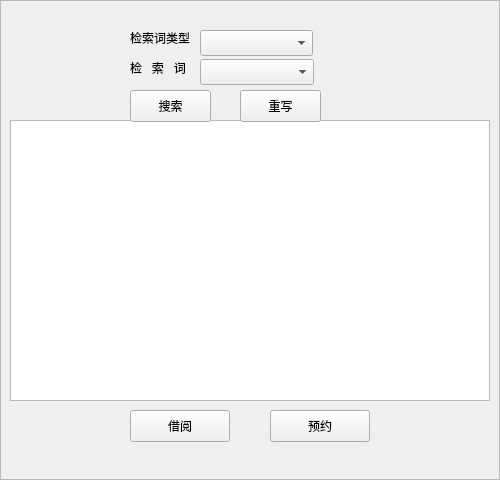
<?xml version="1.0" encoding="UTF-8"?>
<ui version="4.0">
 <class>SearchingBoard</class>
 <widget class="QFrame" name="SearchingBoard">
  <property name="geometry">
   <rect>
    <x>0</x>
    <y>0</y>
    <width>500</width>
    <height>480</height>
   </rect>
  </property>
  <property name="windowTitle">
   <string>Frame</string>
  </property>
  <property name="frameShape">
   <enum>QFrame::StyledPanel</enum>
  </property>
  <property name="frameShadow">
   <enum>QFrame::Raised</enum>
  </property>
  <widget class="QTableView" name="tableView">
   <property name="geometry">
    <rect>
     <x>10</x>
     <y>120</y>
     <width>480</width>
     <height>281</height>
    </rect>
   </property>
   <property name="autoFillBackground">
    <bool>true</bool>
   </property>
  </widget>
  <widget class="QLabel" name="label">
   <property name="geometry">
    <rect>
     <x>130</x>
     <y>30</y>
     <width>71</width>
     <height>16</height>
    </rect>
   </property>
   <property name="text">
    <string>检索词类型</string>
   </property>
  </widget>
  <widget class="QLabel" name="label_2">
   <property name="geometry">
    <rect>
     <x>130</x>
     <y>60</y>
     <width>71</width>
     <height>16</height>
    </rect>
   </property>
   <property name="text">
    <string>检   索   词</string>
   </property>
  </widget>
  <widget class="QLineEdit" name="tv_search">
   <property name="geometry">
    <rect>
     <x>200</x>
     <y>60</y>
     <width>113</width>
     <height>21</height>
    </rect>
   </property>
  </widget>
  <widget class="QComboBox" name="comboBox">
   <property name="geometry">
    <rect>
     <x>200</x>
     <y>30</y>
     <width>113</width>
     <height>26</height>
    </rect>
   </property>
  </widget>
  <widget class="QPushButton" name="btn_search">
   <property name="geometry">
    <rect>
     <x>130</x>
     <y>90</y>
     <width>81</width>
     <height>32</height>
    </rect>
   </property>
   <property name="text">
    <string>搜索</string>
   </property>
  </widget>
  <widget class="QPushButton" name="btn_rewrite">
   <property name="geometry">
    <rect>
     <x>240</x>
     <y>90</y>
     <width>81</width>
     <height>32</height>
    </rect>
   </property>
   <property name="text">
    <string>重写</string>
   </property>
  </widget>
  <widget class="QPushButton" name="btn_borrow">
   <property name="geometry">
    <rect>
     <x>130</x>
     <y>410</y>
     <width>100</width>
     <height>32</height>
    </rect>
   </property>
   <property name="text">
    <string>借阅</string>
   </property>
  </widget>
  <widget class="QPushButton" name="btn_subscribe">
   <property name="geometry">
    <rect>
     <x>270</x>
     <y>410</y>
     <width>100</width>
     <height>32</height>
    </rect>
   </property>
   <property name="text">
    <string>预约</string>
   </property>
  </widget>
  <widget class="QComboBox" name="category_box">
   <property name="geometry">
    <rect>
     <x>200</x>
     <y>59</y>
     <width>114</width>
     <height>26</height>
    </rect>
   </property>
  </widget>
 </widget>
 <resources/>
 <connections/>
</ui>
